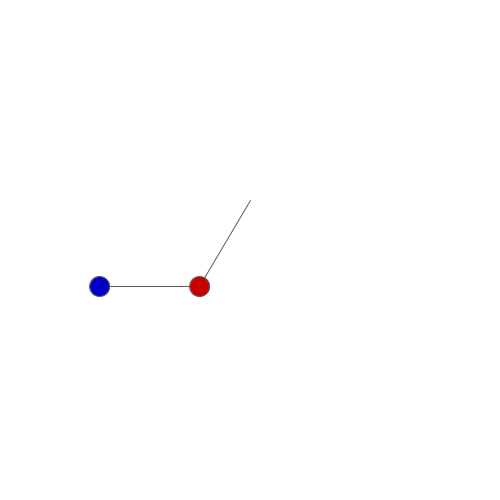
Frame 1 (no input)
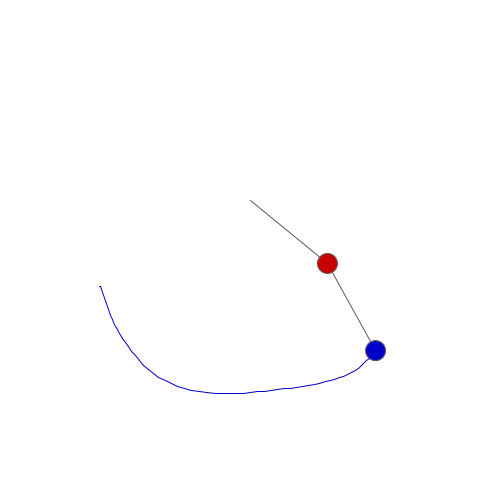
Frame 60 (the mouse pressed at the canvas centre just before this capture)
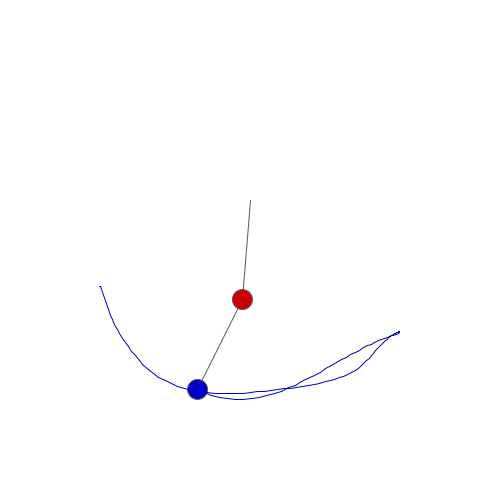
Frame 120 (the mouse held since frame 60 and released just before this capture)

The Processing sketch that drew these frames (run headless with seeded random() and noise(); from frame 60 on, the mouse is pressed at the canvas centre):

// Processing sketch: double_pendulum
// ── double_pendulum.pde
//system variables
PVector p1, p2;
float l1, l2, theta, phi, m1, m2;
float thetadot, phidot, thetaddot, phiddot;
float g = 981;

//time variables
float prevTime;
float currTime;

ArrayList<PVector> points1;
ArrayList<PVector> points2;


void setup() {

  size(500, 500);

  currTime = millis()/1000.0;
  prevTime = currTime;


  //initialize system variables
  l1 = 100;
  l2 = 100;
  m1 = 100;
  m2 = 100;

  theta = radians(30);
  phi = radians(90);

  p1 = new PVector(l1*sin(theta), - l1*cos(theta));
  p2 = new PVector(l1*sin(theta)+l2*sin(phi), -l1*cos(theta)-l2*cos(phi));

  points1 = new ArrayList<PVector>();
  points2 = new ArrayList<PVector>();

  points1.add(p1);
  points2.add(p2);
}

void draw() {

  float dt = currTime - prevTime;
  prevTime = currTime;
  currTime = millis()/1000.0;

  translate(width/2, height/2-50);
  rotate(radians(180));

  update(dt);
  render();
}

void update(float dt) {

  /***** calculate accelerations *****/
  //theta double dot
  float thetaddot_num = -g*(m1+m2)*sin(theta)+l2*m2*pow(phidot, 2)*sin(phi-theta)+m2*(g*sin(phi)+l1*pow(thetadot, 2)*sin(phi-theta))*cos(phi-theta);
  float thetaddot_den = l1*(m1-m2*pow(cos(phi-theta), 2)+m2);
  thetaddot = thetaddot_num/thetaddot_den;


  //phi double dot
  float phiddot_num = -(m1+m2)*(g*sin(phi)+l1*pow(thetadot, 2)*sin(phi-theta))+(g*(m1+m2)*sin(theta)-l2*m2*pow(phidot, 2)*sin(phi-theta))*cos(phi-theta);
  float phiddot_den = l2*(m1-m2*pow(cos(phi-theta), 2)+m2);
  phiddot = phiddot_num/phiddot_den;


  //update velocity and positions
  //float prevThetadot = thetadot;
  thetadot += thetaddot*dt;
  theta += thetadot*dt;

  //float prevPhidot = phidot;
  phidot += phiddot*dt;
  phi += phidot*dt;


  p1.set(l1*sin(theta), - l1*cos(theta));
  p2 = p1.copy().add(l2*sin(phi), -l2*cos(phi));


  //streak

  if (frameCount%500 == 0) {
    points1.clear();
    points2.clear();
  }
  points1.add(p1.copy());
  points2.add(p2.copy());
}

void render() {
  background(255);

  stroke(90);
  line(0, 0, p1.x, p1.y);
  line(p1.x, p1.y, p2.x, p2.y);

  fill(0, 0, 200);
  circle(p2.x, p2.y, 20);
  fill(200, 0, 0);
  circle(p1.x, p1.y, 20);
  
  //for(int i = 1; i < points1.size(); i++){
  //  line(points1.get(i-1).x, points1.get(i-1).y, points1.get(i).x, points1.get(i).y);
  //}
  
  for(int i = 1; i < points1.size(); i++){
    stroke(0, 0, 200);
    line(points2.get(i-1).x, points2.get(i-1).y, points2.get(i).x, points2.get(i).y);
  }
  //for(PVector p : points2){
  //  point(p.x, p.y);
  //}
}
